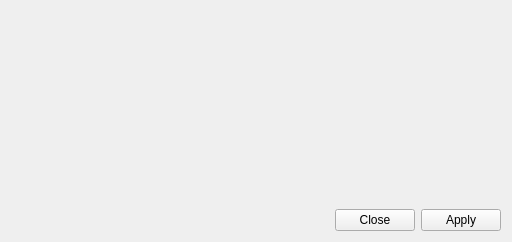
<?xml version="1.0" encoding="UTF-8"?>
<ui version="4.0">
 <class>Form</class>
 <widget class="QWidget" name="Form">
  <property name="geometry">
   <rect>
    <x>0</x>
    <y>0</y>
    <width>512</width>
    <height>242</height>
   </rect>
  </property>
  <property name="windowTitle">
   <string>Form</string>
  </property>
  <layout class="QVBoxLayout" name="verticalLayout">
   <item>
    <widget class="GenericSampleWidget" name="sample" native="true"/>
   </item>
   <item>
    <widget class="QDialogButtonBox" name="buttonBox">
     <property name="standardButtons">
      <set>QDialogButtonBox::Apply|QDialogButtonBox::Close</set>
     </property>
    </widget>
   </item>
  </layout>
 </widget>
 <customwidgets>
  <customwidget>
   <class>GenericSampleWidget</class>
   <extends>QWidget</extends>
   <header>nicos.clients.gui.panels.setup_panel</header>
   <container>1</container>
  </customwidget>
 </customwidgets>
 <resources/>
 <connections/>
</ui>
